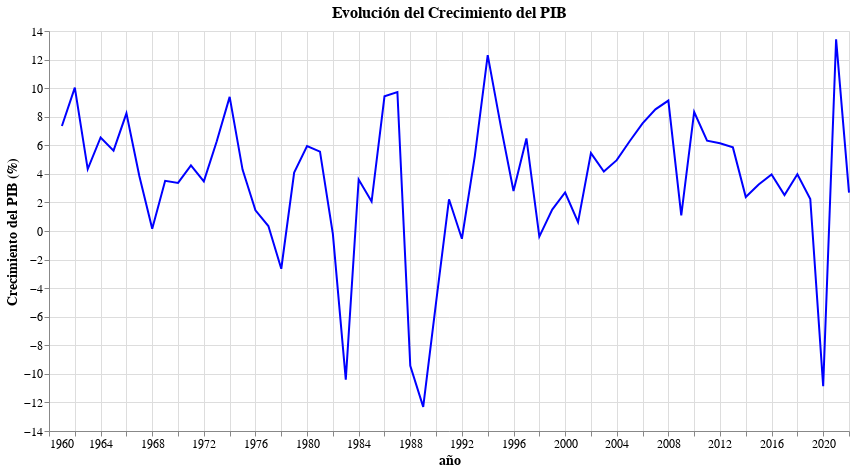

The notebook cell this image was saved under:
### Code cell
# Crear el gráfico primer grafico de la Evolicion del Crecimeinto del PIB

chart = alt.Chart(base_pais).mark_line().encode(
    x='año:T',
    y=alt.Y('GDP growth (annual %):Q', title='Crecimiento del PIB (%)'),  # Personalizar el título del eje Y
    color=alt.value('blue'),  # Cambiar el color de la línea
).properties(
    width=800,  # Ajustar el ancho del gráfico
    height=400,  # Ajustar la altura del gráfico
    title='Evolución del Crecimiento del PIB',  # Añadir un título al gráfico
).configure_axis(
    labelFontSize=12,  # Tamaño de la fuente de las etiquetas del eje
    titleFontSize=14,  # Tamaño de la fuente del título del eje
).configure_title(
    fontSize=16,  # Tamaño de la fuente del título del gráfico
)

# Mostrar el gráfico
chart

### Figure 1 — Vega-Lite specification as saved in the notebook (floating-point values rounded to 4 significant figures)
{"config": {"view": {"continuousWidth": 300, "continuousHeight": 300}, "axis": {"labelFontSize": 12, "titleFontSize": 14}, "title": {"fontSize": 16}}, "data": {"name": "data-2147a173ca1885d62f16c8a62dd376b3"}, "mark": {"type": "line"}, "encoding": {"color": {"value": "blue"}, "x": {"field": "año", "type": "temporal"}, "y": {"field": "GDP growth (annual %)", "title": "Crecimiento del PIB (%)", "type": "quantitative"}}, "height": 400, "title": "Evolución del Crecimiento del PIB", "width": 800, "$schema": "https://vega.github.io/schema/vega-lite/v5.16.3.json", "datasets": {"data-2147a173ca1885d62f16c8a62dd376b3": [{"año": "1960 ", "Access to electricity (% of population)": "..", "Access to electricity, rural (% of rural population)": "..", "CO2 emissions (metric tons per capita)": "..", "GDP growth (annual %)": "..", "Hospital beds (per 1,000 people)": "2.41143894195557", "Labor force, female (% of total labor force)": ".."}, {"año": "1961 ", "Access to electricity (% of population)": "..", "Access to electricity, rural (% of rural population)": "..", "CO2 emissions (metric tons per capita)": "..", "GDP growth (annual %)": "7.34709633145569", "Hospital beds (per 1,000 people)": "..", "Labor force, female (% of total labor force)": ".."}, {"año": "1962 ", "Access to electricity (% of population)": "..", "Access to electricity, rural (% of rural population)": "..", "CO2 emissions (metric tons per capita)": "..", "GDP growth (annual %)": "10.0352933342212", "Hospital beds (per 1,000 people)": "..", "Labor force, female (% of total labor force)": ".."}, {"año": "1963 ", "Access to electricity (% of population)": "..", "Access to electricity, rural (% of rural population)": "..", "CO2 emissions (metric tons per capita)": "..", "GDP growth (annual %)": "4.32824981844591", "Hospital beds (per 1,000 people)": "..", "Labor force, female (% of total labor force)": ".."}, {"año": "1964 ", "Access to electricity (% of population)": "..", "Access to electricity, rural (% of rural population)": "..", "CO2 emissions (metric tons per capita)": "..", "GDP growth (annual %)": "6.54786765047102", "Hospital beds (per 1,000 people)": "..", "Labor force, female (% of total labor force)": ".."}, {"año": "1965 ", "Access to electricity (% of population)": "..", "Access to electricity, rural (% of rural population)": "..", "CO2 emissions (metric tons per capita)": "..", "GDP growth (annual %)": "5.62173344947736", "Hospital beds (per 1,000 people)": "..", "Labor force, female (% of total labor force)": ".."}, {"año": "1966 ", "Access to electricity (% of population)": "..", "Access to electricity, rural (% of rural population)": "..", "CO2 emissions (metric tons per capita)": "..", "GDP growth (annual %)": "8.2389204457594", "Hospital beds (per 1,000 people)": "..", "Labor force, female (% of total labor force)": ".."}, {"año": "1967 ", "Access to electricity (% of population)": "..", "Access to electricity, rural (% of rural population)": "..", "CO2 emissions (metric tons per capita)": "..", "GDP growth (annual %)": "3.85256440782895", "Hospital beds (per 1,000 people)": "..", "Labor force, female (% of total labor force)": ".."}, {"año": "1968 ", "Access to electricity (% of population)": "..", "Access to electricity, rural (% of rural population)": "..", "CO2 emissions (metric tons per capita)": "..", "GDP growth (annual %)": "0.152237710931757", "Hospital beds (per 1,000 people)": "..", "Labor force, female (% of total labor force)": ".."}, {"año": "1969 ", "Access to electricity (% of population)": "..", "Access to electricity, rural (% of rural population)": "..", "CO2 emissions (metric tons per capita)": "..", "GDP growth (annual %)": "3.51445891251396", "Hospital beds (per 1,000 people)": "..", "Labor force, female (% of total labor force)": ".."}, {"año": "1970 ", "Access to electricity (% of population)": "..", "Access to electricity, rural (% of rural population)": "..", "CO2 emissions (metric tons per capita)": "..", "GDP growth (annual %)": "3.36594600332614", "Hospital beds (per 1,000 people)": "2.17280006408691", "Labor force, female (% of total labor force)": ".."}, {"año": "1971 ", "Access to electricity (% of population)": "..", "Access to electricity, rural (% of rural population)": "..", "CO2 emissions (metric tons per capita)": "..", "GDP growth (annual %)": "4.59053992759885", "Hospital beds (per 1,000 people)": "..", "Labor force, female (% of total labor force)": ".."}, {"año": "1972 ", "Access to electricity (% of population)": "..", "Access to electricity, rural (% of rural population)": "..", "CO2 emissions (metric tons per capita)": "..", "GDP growth (annual %)": "3.47753512310473", "Hospital beds (per 1,000 people)": "..", "Labor force, female (% of total labor force)": ".."}, {"año": "1973 ", "Access to electricity (% of population)": "..", "Access to electricity, rural (% of rural population)": "..", "CO2 emissions (metric tons per capita)": "..", "GDP growth (annual %)": "6.27693475562022", "Hospital beds (per 1,000 people)": "..", "Labor force, female (% of total labor force)": ".."}, {"año": "1974 ", "Access to electricity (% of population)": "..", "Access to electricity, rural (% of rural population)": "..", "CO2 emissions (metric tons per capita)": "..", "GDP growth (annual %)": "9.38683491938303", "Hospital beds (per 1,000 people)": "..", "Labor force, female (% of total labor force)": ".."}, {"año": "1975 ", "Access to electricity (% of population)": "..", "Access to electricity, rural (% of rural population)": "..", "CO2 emissions (metric tons per capita)": "..", "GDP growth (annual %)": "4.30086316548426", "Hospital beds (per 1,000 people)": "2.5", "Labor force, female (% of total labor force)": ".."}, {"año": "1976 ", "Access to electricity (% of population)": "..", "Access to electricity, rural (% of rural population)": "..", "CO2 emissions (metric tons per capita)": "..", "GDP growth (annual %)": "1.44711099517411", "Hospital beds (per 1,000 people)": "..", "Labor force, female (% of total labor force)": ".."}, {"año": "1977 ", "Access to electricity (% of population)": "..", "Access to electricity, rural (% of rural population)": "..", "CO2 emissions (metric tons per capita)": "..", "GDP growth (annual %)": "0.349063699303812", "Hospital beds (per 1,000 people)": "..", "Labor force, female (% of total labor force)": ".."}, {"año": "1978 ", "Access to electricity (% of population)": "..", "Access to electricity, rural (% of rural population)": "..", "CO2 emissions (metric tons per capita)": "..", "GDP growth (annual %)": "-2.64250297882154", "Hospital beds (per 1,000 people)": "..", "Labor force, female (% of total labor force)": ".."}, {"año": "1979 ", "Access to electricity (% of population)": "..", "Access to electricity, rural (% of rural population)": "..", "CO2 emissions (metric tons per capita)": "..", "GDP growth (annual %)": "4.09075057410003", "Hospital beds (per 1,000 people)": "..", "Labor force, female (% of total labor force)": ".."}, {"año": "1980 ", "Access to electricity (% of population)": "..", "Access to electricity, rural (% of rural population)": "..", "CO2 emissions (metric tons per capita)": "..", "GDP growth (annual %)": "5.94333539830841", "Hospital beds (per 1,000 people)": "..", "Labor force, female (% of total labor force)": ".."}, {"año": "1981 ", "Access to electricity (% of population)": "..", "Access to electricity, rural (% of rural population)": "..", "CO2 emissions (metric tons per capita)": "..", "GDP growth (annual %)": "5.55204181484046", "Hospital beds (per 1,000 people)": "..", "Labor force, female (% of total labor force)": ".."}, {"año": "1982 ", "Access to electricity (% of population)": "..", "Access to electricity, rural (% of rural population)": "..", "CO2 emissions (metric tons per capita)": "..", "GDP growth (annual %)": "-0.2227234441863", "Hospital beds (per 1,000 people)": "..", "Labor force, female (% of total labor force)": ".."}, {"año": "1983 ", "Access to electricity (% of population)": "..", "Access to electricity, rural (% of rural population)": "..", "CO2 emissions (metric tons per capita)": "..", "GDP growth (annual %)": "-10.408085798297", "Hospital beds (per 1,000 people)": "..", "Labor force, female (% of total labor force)": ".."}, {"año": "1984 ", "Access to electricity (% of population)": "..", "Access to electricity, rural (% of rural population)": "..", "CO2 emissions (metric tons per capita)": "..", "GDP growth (annual %)": "3.60828653816966", "Hospital beds (per 1,000 people)": "..", "Labor force, female (% of total labor force)": ".."}, {"año": "1985 ", "Access to electricity (% of population)": "..", "Access to electricity, rural (% of rural population)": "..", "CO2 emissions (metric tons per capita)": "..", "GDP growth (annual %)": "2.06113206625895", "Hospital beds (per 1,000 people)": "1.68449997901917", "Labor force, female (% of total labor force)": ".."}, {"año": "1986 ", "Access to electricity (% of population)": "..", "Access to electricity, rural (% of rural population)": "..", "CO2 emissions (metric tons per capita)": "..", "GDP growth (annual %)": "9.42596236073652", "Hospital beds (per 1,000 people)": "..", "Labor force, female (% of total labor force)": ".."}, {"año": "1987 ", "Access to electricity (% of population)": "..", "Access to electricity, rural (% of rural population)": "..", "CO2 emissions (metric tons per capita)": "..", "GDP growth (annual %)": "9.72614643050372", "Hospital beds (per 1,000 people)": "..", "Labor force, female (% of total labor force)": ".."}, {"año": "1988 ", "Access to electricity (% of population)": "..", "Access to electricity, rural (% of rural population)": "..", "CO2 emissions (metric tons per capita)": "..", "GDP growth (annual %)": "-9.44127344629392", "Hospital beds (per 1,000 people)": "..", "Labor force, female (% of total labor force)": ".."}, {"año": "1989 ", "Access to electricity (% of population)": "..", "Access to electricity, rural (% of rural population)": "..", "CO2 emissions (metric tons per capita)": "..", "GDP growth (annual %)": "-12.3120414471296", "Hospital beds (per 1,000 people)": "..", "Labor force, female (% of total labor force)": ".."}, {"año": "1990 ", "Access to electricity (% of population)": "..", "Access to electricity, rural (% of rural population)": "..", "CO2 emissions (metric tons per capita)": "0.944194966968125", "GDP growth (annual %)": "-4.98256353646605", "Hospital beds (per 1,000 people)": "1.4132000208", "Labor force, female (% of total labor force)": "37.3724250367503"}, {"año": "1991 ", "Access to electricity (% of population)": "..", "Access to electricity, rural (% of rural population)": "..", "CO2 emissions (metric tons per capita)": "0.897427029864846", "GDP growth (annual %)": "2.2192591027909", "Hospital beds (per 1,000 people)": "..", "Labor force, female (% of total labor force)": "37.4395764837796"}, {"año": "1992 ", "Access to electricity (% of population)": "70.1", "Access to electricity, rural (% of rural population)": "23.6399346948511", "CO2 emissions (metric tons per capita)": "0.912638246440529", "GDP growth (annual %)": "-0.540509124723926", "Hospital beds (per 1,000 people)": "1.5", "Labor force, female (% of total labor force)": "37.3568974141558"}, {"año": "1993 ", "Access to electricity (% of population)": "64.7489929199219", "Access to electricity, rural (% of rural population)": "2.76892056332457", "CO2 emissions (metric tons per capita)": "0.927167194255717", "GDP growth (annual %)": "5.24357700773291", "Hospital beds (per 1,000 people)": "1.2999999523", "Labor force, female (% of total labor force)": "37.9136920848328"}, {"año": "1994 ", "Access to electricity (% of population)": "66.0529327392578", "Access to electricity, rural (% of rural population)": "4.94329112557081", "CO2 emissions (metric tons per capita)": "0.93974304908866", "GDP growth (annual %)": "12.3083661848445", "Hospital beds (per 1,000 people)": "1.3571000099", "Labor force, female (% of total labor force)": "38.448057278662"}, {"año": "1995 ", "Access to electricity (% of population)": "67.3548355102539", "Access to electricity, rural (% of rural population)": "7.19244862100369", "CO2 emissions (metric tons per capita)": "1.04911621328514", "GDP growth (annual %)": "7.41139504735119", "Hospital beds (per 1,000 people)": "..", "Labor force, female (% of total labor force)": "39.568887503712"}, {"año": "1996 ", "Access to electricity (% of population)": "67", "Access to electricity, rural (% of rural population)": "4.6576523999663", "CO2 emissions (metric tons per capita)": "1.12666549539043", "GDP growth (annual %)": "2.79897307912609", "Hospital beds (per 1,000 people)": "1.4700000286", "Labor force, female (% of total labor force)": "40.7148181354051"}, {"año": "1997 ", "Access to electricity (% of population)": "69.16024", "Access to electricity, rural (% of rural population)": "11.5429583064255", "CO2 emissions (metric tons per capita)": "1.10224618698884", "GDP growth (annual %)": "6.47682442079709", "Hospital beds (per 1,000 people)": "..", "Labor force, female (% of total labor force)": "41.809889784265"}, {"año": "1998 ", "Access to electricity (% of population)": "72.072063", "Access to electricity, rural (% of rural population)": "16.5817040125137", "CO2 emissions (metric tons per capita)": "1.04462250814599", "GDP growth (annual %)": "-0.391537555833821", "Hospital beds (per 1,000 people)": "..", "Labor force, female (% of total labor force)": "41.6867282752194"}, {"año": "1999 ", "Access to electricity (% of population)": "74.078523", "Access to electricity, rural (% of rural population)": "18.3864207253345", "CO2 emissions (metric tons per capita)": "1.10742554187473", "GDP growth (annual %)": "1.49491064308833", "Hospital beds (per 1,000 people)": "..", "Labor force, female (% of total labor force)": "42.852867842457"}, {"año": "2000 ", "Access to electricity (% of population)": "72.496495", "Access to electricity, rural (% of rural population)": "11.0893948031391", "CO2 emissions (metric tons per capita)": "1.07427509541656", "GDP growth (annual %)": "2.69437139806912", "Hospital beds (per 1,000 people)": "..", "Labor force, female (% of total labor force)": "41.2190811704125"}, {"año": "2001 ", "Access to electricity (% of population)": "72.113111", "Access to electricity, rural (% of rural population)": "16.0957564815301", "CO2 emissions (metric tons per capita)": "0.982316838453907", "GDP growth (annual %)": "0.617892325624297", "Hospital beds (per 1,000 people)": "..", "Labor force, female (% of total labor force)": "43.0977163888045"}, {"año": "2002 ", "Access to electricity (% of population)": "74.382688", "Access to electricity, rural (% of rural population)": "19.4595836712162", "CO2 emissions (metric tons per capita)": "1.0145053670813", "GDP growth (annual %)": "5.45352893818767", "Hospital beds (per 1,000 people)": "..", "Labor force, female (% of total labor force)": "43.4343657526015"}, {"año": "2003 ", "Access to electricity (% of population)": "74.380966", "Access to electricity, rural (% of rural population)": "18.497245189282", "CO2 emissions (metric tons per capita)": "0.983143204871561", "GDP growth (annual %)": "4.16502313666112", "Hospital beds (per 1,000 people)": "1.3999999762", "Labor force, female (% of total labor force)": "43.7523918910809"}, {"año": "2004 ", "Access to electricity (% of population)": "75.692357", "Access to electricity, rural (% of rural population)": "20.8976930775592", "CO2 emissions (metric tons per capita)": "1.11985372004664", "GDP growth (annual %)": "4.95820320611745", "Hospital beds (per 1,000 people)": "0.9", "Labor force, female (% of total labor force)": "44.0555134064441"}, {"año": "2005 ", "Access to electricity (% of population)": "77.173645", "Access to electricity, rural (% of rural population)": "24.6324316286897", "CO2 emissions (metric tons per capita)": "1.11171716955682", "GDP growth (annual %)": "6.28506032509601", "Hospital beds (per 1,000 people)": "..", "Labor force, female (% of total labor force)": "44.3447238934809"}, {"año": "2006 ", "Access to electricity (% of population)": "80.157275", "Access to electricity, rural (% of rural population)": "31.0512461707818", "CO2 emissions (metric tons per capita)": "1.08676985419652", "GDP growth (annual %)": "7.5288990440594", "Hospital beds (per 1,000 people)": "..", "Labor force, female (% of total labor force)": "44.6674229117992"}, {"año": "2007 ", "Access to electricity (% of population)": "81.988131", "Access to electricity, rural (% of rural population)": "38.689204719776", "CO2 emissions (metric tons per capita)": "1.18209589261852", "GDP growth (annual %)": "8.5183877690955", "Hospital beds (per 1,000 people)": "1.2", "Labor force, female (% of total labor force)": "45.0673338315268"}, {"año": "2008 ", "Access to electricity (% of population)": "84.678343", "Access to electricity, rural (% of rural population)": "45.4175509616323", "CO2 emissions (metric tons per capita)": "1.32931868624742", "GDP growth (annual %)": "9.1265683014642", "Hospital beds (per 1,000 people)": "1.5", "Labor force, female (% of total labor force)": "45.2229471581833"}, {"año": "2009 ", "Access to electricity (% of population)": "86.42432", "Access to electricity, rural (% of rural population)": "50.9597738475109", "CO2 emissions (metric tons per capita)": "1.41921946066586", "GDP growth (annual %)": "1.0958236592427", "Hospital beds (per 1,000 people)": "1.6", "Labor force, female (% of total labor force)": "45.3332186651277"}, {"año": "2010 ", "Access to electricity (% of population)": "88.123061", "Access to electricity, rural (% of rural population)": "55.6332347263447", "CO2 emissions (metric tons per capita)": "1.53948542250294", "GDP growth (annual %)": "8.33245910749577", "Hospital beds (per 1,000 people)": "1.5", "Labor force, female (% of total labor force)": "45.9866454056209"}, {"año": "2011 ", "Access to electricity (% of population)": "89.707491", "Access to electricity, rural (% of rural population)": "61.3020759651831", "CO2 emissions (metric tons per capita)": "1.64284749150045", "GDP growth (annual %)": "6.32719240161117", "Hospital beds (per 1,000 people)": "1.53", "Labor force, female (% of total labor force)": "45.9053064622094"}, {"año": "2012 ", "Access to electricity (% of population)": "91.099508", "Access to electricity, rural (% of rural population)": "66.1668240020821", "CO2 emissions (metric tons per capita)": "1.61752150592736", "GDP growth (annual %)": "6.13972470560435", "Hospital beds (per 1,000 people)": "1.52", "Labor force, female (% of total labor force)": "45.9124800404932"}, {"año": "2013 ", "Access to electricity (% of population)": "92.135365", "Access to electricity, rural (% of rural population)": "69.9050114897088", "CO2 emissions (metric tons per capita)": "1.65625408117878", "GDP growth (annual %)": "5.85251821084928", "Hospital beds (per 1,000 people)": "1.51", "Labor force, female (% of total labor force)": "45.8711092036968"}, {"año": "2014 ", "Access to electricity (% of population)": "92.919989", "Access to electricity, rural (% of rural population)": "72.7675028572342", "CO2 emissions (metric tons per capita)": "1.75159405113357", "GDP growth (annual %)": "2.38215737180541", "Hospital beds (per 1,000 people)": "1.56", "Labor force, female (% of total labor force)": "45.804310150231"}, {"año": "2015 ", "Access to electricity (% of population)": "93.852179", "Access to electricity, rural (% of rural population)": "76.692689134919", "CO2 emissions (metric tons per capita)": "1.7763005780535", "GDP growth (annual %)": "3.25224477218451", "Hospital beds (per 1,000 people)": "1.55", "Labor force, female (% of total labor force)": "45.4276000599438"}, {"año": "2016 ", "Access to electricity (% of population)": "94.2", "Access to electricity, rural (% of rural population)": "77.9748393653812", "CO2 emissions (metric tons per capita)": "1.8263804846975", "GDP growth (annual %)": "3.95331871520767", "Hospital beds (per 1,000 people)": "1.59", "Labor force, female (% of total labor force)": "45.7818223870905"}, {"año": "2017 ", "Access to electricity (% of population)": "94.8", "Access to electricity, rural (% of rural population)": "80.4978448676186", "CO2 emissions (metric tons per capita)": "1.71724301281113", "GDP growth (annual %)": "2.51883544233135", "Hospital beds (per 1,000 people)": "1.59", "Labor force, female (% of total labor force)": "45.9158254902167"}, {"año": "2018 ", "Access to electricity (% of population)": "95.2", "Access to electricity, rural (% of rural population)": "81.7999810536238", "CO2 emissions (metric tons per capita)": "1.69513088210562", "GDP growth (annual %)": "3.969351341365", "Hospital beds (per 1,000 people)": "..", "Labor force, female (% of total labor force)": "46.1114156983427"}, {"año": "2019 ", "Access to electricity (% of population)": "95.551360223182", "Access to electricity, rural (% of rural population)": "82.9478253388103", "CO2 emissions (metric tons per capita)": "1.73564177469023", "GDP growth (annual %)": "2.24063176875049", "Hospital beds (per 1,000 people)": "..", "Labor force, female (% of total labor force)": "46.1284202883485"}, {"año": "2020 ", "Access to electricity (% of population)": "96.2", "Access to electricity, rural (% of rural population)": "86.0985574555857", "CO2 emissions (metric tons per capita)": "1.39856601861908", "GDP growth (annual %)": "-10.8696407826493", "Hospital beds (per 1,000 people)": "..", "Labor force, female (% of total labor force)": "44.2865347211395"}, {"año": "2021 ", "Access to electricity (% of population)": "95.6", "Access to electricity, rural (% of rural population)": "83.5511622295803", "CO2 emissions (metric tons per capita)": "..", "GDP growth (annual %)": "13.4175302909947", "Hospital beds (per 1,000 people)": "..", "Labor force, female (% of total labor force)": "45.975899260784"}, {"año": "2022 ", "Access to electricity (% of population)": "..", "Access to electricity, rural (% of rural population)": "..", "CO2 emissions (metric tons per capita)": "..", "GDP growth (annual %)": "2.68387143477631", "Hospital beds (per 1,000 people)": "..", "Labor force, female (% of total labor force)": "46.7458159089724"}]}}
